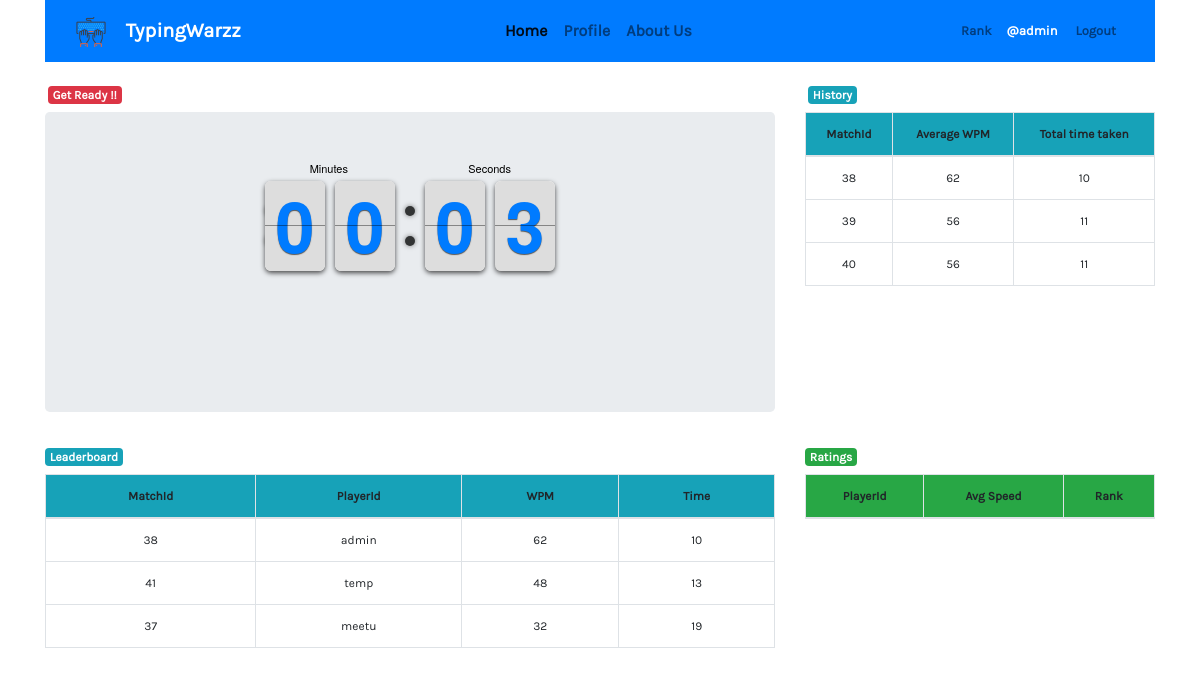
The app's page /homepage.php (signed in) with its own data.
### tables this page shows
CREATE TABLE `matches` (
  `match_id` int(50) NOT NULL,
  `profile_id` varchar(50) NOT NULL,
  `speed` int(50) NOT NULL,
  `rank` varchar(50) NOT NULL,
  `time` varchar(50) NOT NULL
);

### homepage.php (the view, shortened to what this page needs)
<?php
    $servername = "localhost";
    $username = "root";
    $password = "";
    $dbname = "typingwarzz";
    $conn = mysqli_connect($servername, $username, $password, $dbname);
?>
<!DOCTYPE html>
<html>
<head>
	<link rel="stylesheet" type="text/css" href="style/style.css">
	<link rel="stylesheet" href="lib/bootstrap-4.3.1/css/bootstrap.min.css">
	<link rel="stylesheet" type="text/css" href="lib/flipclock/flipclock.css">
</head>
<body>
	<div class="container">
		<nav class="navbar navbar-expand-md navbar-light bg-primary navbar-fixed-top" role="navigation">
			<div class="container-fluid">
				<div class="navbar-header">
					<a href="/TypingWarzz/homepage.php" class="navbar-brand"><img src="images/logo.png" width=30 length=30></a>
					<span class="navbar-text" style="font-size: 20px;color: white;"> <b> TypingWarzz </b> </span>
				</div>
		    <ul class="navbar-nav navbar-left">
				<li class="nav-item">
					<a href="/TypingWarzz/homepage.php" class="nav-link active">
						<b>Home</b>
					</a>
				</li>
				<li class="nav-item">
					<a href="#" class="nav-link">
						<b>Profile</b>
					</a>
				</li>
				<li class="nav-item">
					<a href="#" class="nav-link">
						<b>About Us</b>
					</a>
				</li>
			</ul>
			<ul class="navbar-nav navbar-right" style="font-size: 14	px;">
		      	<li class="nav-item">
					<span class="navbar-text" style="margin-left:5px;margin-right:10px;font-size: 13px;"><b>Rank</b></span>
				</li>
		      	<li class="nav-item">
					<span class="navbar-text" style="margin-left:5px;margin-right:5px;color: white;font-size: 13px;">
					<b><?php echo('@' . $_SESSION['username']);?></b>
					</span>
		      	</li>
		      	<li class="nav-item">
					<a href="index.php" class="nav-link" style="margin-left:5px;margin-right:0px;font-size: 13px;"><b>Logout</b></a>
				</li>
			</ul>
		</div>
		</nav>
	</div>
	<div class="container" style="margin-top: 20px;">
		<div class="row">
			<div class="col-md-8 h-100"  style="min-height:300px;" id="pre_typing">
				<span class="badge badge-danger" style="margin-left:3px;"> Get Ready !! </span>
				<div class="jumbotron" style="min-height: 300px; margin-top:6px;">
					<div class="clock" style="width:300px;margin:0 auto;">
					</div>
				</div>
			</div>
			<div class="col-md-4" style="min-height: 300px;">
					<span class="badge badge-info" style="margin-left:3px;"> History </span>
					<table class="table table-bordered" style="font-size: 10px;margin-top:6px;text-align: center;">
						<thead>
							<tr>
								<td scope="col" class="bg-info"> MatchId </td>
								<td scope="col" class="bg-info"> Average WPM </td>
								<td scope="col" class="bg-info"> Total time taken </td>
							</tr>
						</thead>
						<?php
							$current_user = $_SESSION['username'];
							$query1 = "SELECT match_id, speed, time FROM matches WHERE profile_id='$current_user';";
							$result = mysqli_query($conn, $query1);
							while ($row = mysqli_fetch_assoc($result)) {
							    echo("<tr>");
							    echo("<td>");
							    echo($row['match_id']);
							    echo("</td>");
							    echo("<td>");
							    echo($row['speed']);
							    echo("</td>");
							    echo("<td>");
							    echo($row['time']);
							    echo("</td>");
							  	echo("</tr>");
							}
						?>
					</table>
			</div>
		</div>
	</div>
	<div class="container">
		<div class="row">
			<div class="col-md-8 h-100">
			<span class="badge badge-info"> Leaderboard </span>
			<table class="table table-bordered" style="font-size: 10px;margin-top:6px;text-align: center;">
				<thead>
					<tr>
						<td scope="col" class="bg-info"> MatchId </td>
						<td scope="col" class="bg-info"> PlayerId </td>
						<td scope="col" class="bg-info"> WPM </td>
						<td scope="col" class="bg-info"> Time </td>
					</tr>
				</thead>
				<?php
					$query1 = "SELECT match_id, profile_id, MAX(speed) as speed, time FROM matches GROUP BY profile_id ORDER BY speed DESC";
					$result = mysqli_query($conn, $query1);
					while ($row = mysqli_fetch_assoc($result)) {
					    echo("<tr>");
					    echo("<td>");
					    echo($row['match_id']);
					    echo("</td>");
					    echo("<td>");
					    echo($row['profile_id']);
					    echo("</td>");
					    echo("<td>");
					    echo($row['speed']);
					    echo("</td>");
					    echo("<td>");
					    echo($row['time']);
					    echo("</td>");
					  	echo("</tr>");
					}
				?>
			</table>
			</div>
			<div class="col-md-4" style="min-height: 300px;">
				<span class="badge badge-success"> Ratings </span>
				<table class="table table-bordered" style="font-size: 10px;margin-top:6px;text-align: center;">
					<thead>
						<tr>
							<td scope="col" class="bg-success"> PlayerId </td>
							<td scope="col" class="bg-success"> Avg Speed </td>
							<td scope="col" class="bg-success"> Rank </td>
						</tr>
					</thead>
				</table>
			</div>
		</div>
	</div>
</body>
</html>

### style/style.css (style rules this page uses)
td { font-size: 12px; }
thead { font-weight: bold; }

### homepage.php (style rules this page uses)
body { font-family: 'Karla', sans-serif !important; }

### records on screen
matches: match_id "38", speed "62", time "10", profile "admin"
matches: match_id "39", speed "56", time "11"
matches: match_id "40", speed "56", time "11"
matches: match_id "41", profile "temp", speed "48", time "13"
matches: match_id "37", profile "meetu", speed "32", time "19"

### other values on screen
$_SESSION['username'] "admin"
